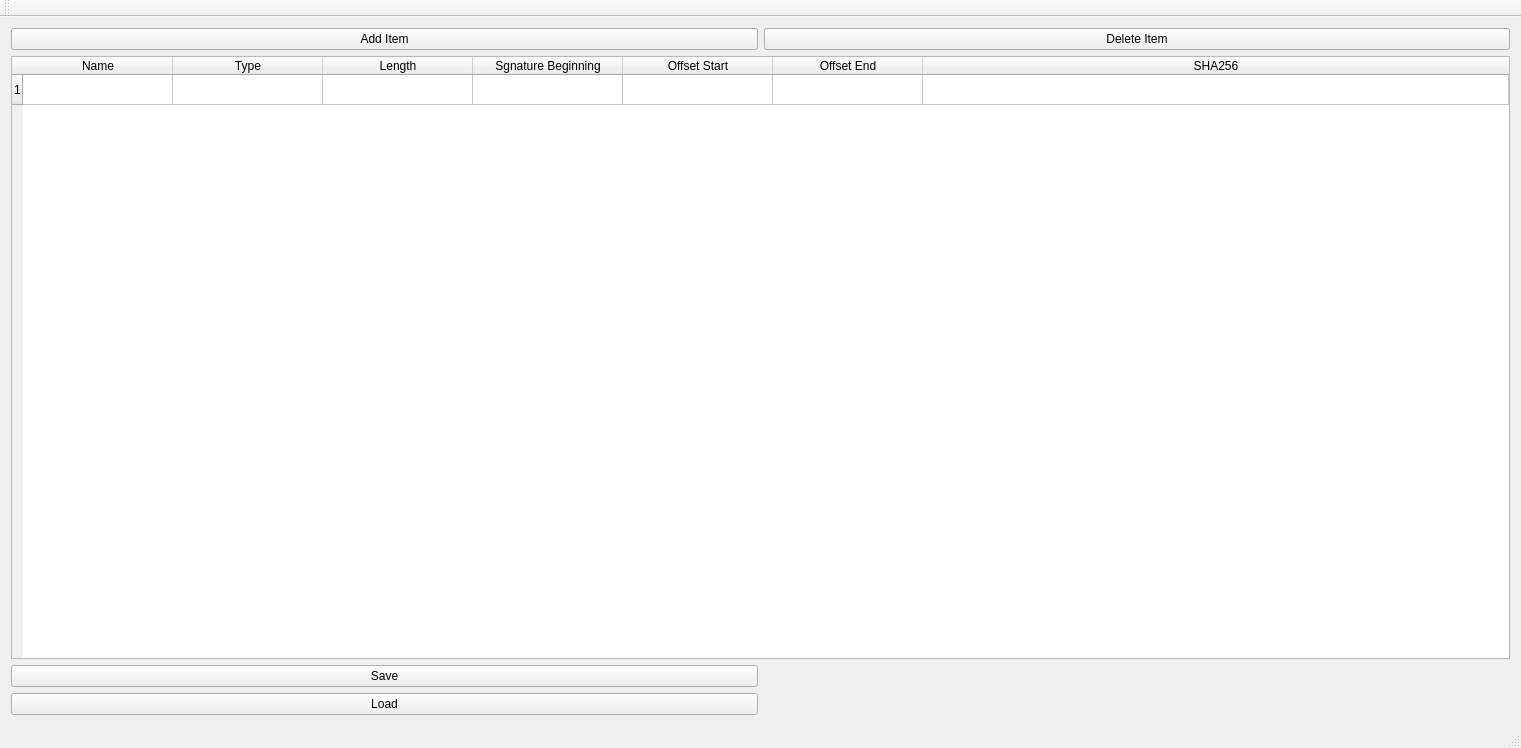
<?xml version="1.0" encoding="UTF-8"?>
<ui version="4.0">
 <class>DBEditClass</class>
 <widget class="QMainWindow" name="DBEditClass">
  <property name="geometry">
   <rect>
    <x>0</x>
    <y>0</y>
    <width>1521</width>
    <height>748</height>
   </rect>
  </property>
  <property name="windowTitle">
   <string>DBEdit</string>
  </property>
  <widget class="QWidget" name="centralWidget">
   <layout class="QGridLayout" name="gridLayout">
    <item row="0" column="0">
     <widget class="QPushButton" name="Add">
      <property name="text">
       <string>Add Item</string>
      </property>
     </widget>
    </item>
    <item row="0" column="1">
     <widget class="QPushButton" name="Delete">
      <property name="text">
       <string>Delete Item</string>
      </property>
     </widget>
    </item>
    <item row="1" column="0" colspan="2">
     <widget class="QTableWidget" name="tableWidget">
      <property name="rowCount">
       <number>1</number>
      </property>
      <property name="columnCount">
       <number>7</number>
      </property>
      <attribute name="horizontalHeaderCascadingSectionResizes">
       <bool>false</bool>
      </attribute>
      <attribute name="horizontalHeaderDefaultSectionSize">
       <number>150</number>
      </attribute>
      <attribute name="horizontalHeaderHighlightSections">
       <bool>false</bool>
      </attribute>
      <attribute name="horizontalHeaderShowSortIndicator" stdset="0">
       <bool>false</bool>
      </attribute>
      <attribute name="horizontalHeaderStretchLastSection">
       <bool>true</bool>
      </attribute>
      <row/>
      <column>
       <property name="text">
        <string>Name</string>
       </property>
      </column>
      <column>
       <property name="text">
        <string>Type</string>
       </property>
      </column>
      <column>
       <property name="text">
        <string>Length</string>
       </property>
      </column>
      <column>
       <property name="text">
        <string>Sgnature Beginning</string>
       </property>
      </column>
      <column>
       <property name="text">
        <string>Offset Start</string>
       </property>
      </column>
      <column>
       <property name="text">
        <string>Offset End</string>
       </property>
      </column>
      <column>
       <property name="text">
        <string>SHA256</string>
       </property>
      </column>
     </widget>
    </item>
    <item row="2" column="0">
     <widget class="QPushButton" name="Save">
      <property name="text">
       <string>Save</string>
      </property>
     </widget>
    </item>
    <item row="3" column="0">
     <widget class="QPushButton" name="Load">
      <property name="text">
       <string>Load</string>
      </property>
     </widget>
    </item>
   </layout>
  </widget>
  <widget class="QMenuBar" name="menuBar">
   <property name="geometry">
    <rect>
     <x>0</x>
     <y>0</y>
     <width>1521</width>
     <height>22</height>
    </rect>
   </property>
  </widget>
  <widget class="QToolBar" name="mainToolBar">
   <attribute name="toolBarArea">
    <enum>TopToolBarArea</enum>
   </attribute>
   <attribute name="toolBarBreak">
    <bool>false</bool>
   </attribute>
  </widget>
  <widget class="QStatusBar" name="statusBar"/>
 </widget>
 <layoutdefault spacing="6" margin="11"/>
 <resources>
  <include location="DBEdit.qrc"/>
 </resources>
 <connections/>
</ui>
